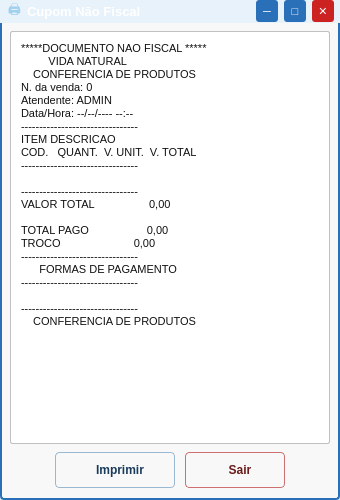
<?xml version="1.0" encoding="UTF-8"?>
<ui version="4.0">
 <class>CupomNaoFiscal</class>
 <widget class="QDialog" name="CupomNaoFiscal">
  <property name="geometry">
   <rect>
    <x>0</x>
    <y>0</y>
    <width>340</width>
    <height>500</height>
   </rect>
  </property>
  <property name="windowTitle">
   <string>Cupom Não Fiscal</string>
  </property>
  <property name="modal">
   <bool>true</bool>
  </property>
  <property name="styleSheet">
   <string notr="true">QDialog { background-color: #e8f2fa; font-family: Arial; }</string>
  </property>

  <layout class="QVBoxLayout" name="mainVLayout">
   <property name="spacing"><number>0</number></property>
   <property name="leftMargin"><number>0</number></property>
   <property name="topMargin"><number>0</number></property>
   <property name="rightMargin"><number>0</number></property>
   <property name="bottomMargin"><number>0</number></property>

   <!-- ══════════════════════════════════════
        BARRA DE TÍTULO
   ══════════════════════════════════════ -->
   <item>
    <widget class="QFrame" name="frameTitleBar">
     <property name="minimumHeight"><number>32</number></property>
     <property name="maximumHeight"><number>32</number></property>
     <property name="styleSheet">
      <string notr="true">
       QFrame#frameTitleBar {
        background: qlineargradient(x1:0, y1:0, x2:0, y2:1,
         stop:0 #3d90d8, stop:1 #1a5fa0);
        border-top-left-radius: 4px;
        border-top-right-radius: 4px;
       }
      </string>
     </property>
     <layout class="QHBoxLayout" name="titleHLayout">
      <property name="spacing"><number>6</number></property>
      <property name="leftMargin"><number>8</number></property>
      <property name="topMargin"><number>0</number></property>
      <property name="rightMargin"><number>6</number></property>
      <property name="bottomMargin"><number>0</number></property>

      <!-- Ícone impressora -->
      <item>
       <widget class="QLabel" name="lblTitleIcon">
        <property name="text"><string>🖨</string></property>
        <property name="maximumWidth"><number>22</number></property>
        <property name="styleSheet">
         <string notr="true">color: #a0d0f0; font-size: 13px;</string>
        </property>
       </widget>
      </item>

      <!-- Título -->
      <item>
       <widget class="QLabel" name="lblTitulo">
        <property name="text"><string>Cupom Não Fiscal</string></property>
        <property name="styleSheet">
         <string notr="true">color: white; font-size: 13px; font-weight: bold;</string>
        </property>
       </widget>
      </item>

      <item>
       <spacer name="titleSpacer">
        <property name="orientation"><enum>Qt::Horizontal</enum></property>
        <property name="sizeHint" stdset="0"><size><width>20</width><height>10</height></size></property>
       </spacer>
      </item>

      <!-- Botões da barra de título -->
      <item>
       <widget class="QPushButton" name="btnMinimizar">
        <property name="text"><string>─</string></property>
        <property name="minimumSize"><size><width>22</width><height>22</height></size></property>
        <property name="maximumSize"><size><width>22</width><height>22</height></size></property>
        <property name="styleSheet">
         <string notr="true">
          QPushButton {
           background-color: #2a70b8;
           border: none;
           border-radius: 3px;
           color: white;
           font-size: 11px;
           font-weight: bold;
          }
          QPushButton:hover  { background-color: #3a85cc; }
          QPushButton:pressed{ background-color: #1a5fa0; }
         </string>
        </property>
       </widget>
      </item>

      <item>
       <widget class="QPushButton" name="btnMaximizar">
        <property name="text"><string>□</string></property>
        <property name="minimumSize"><size><width>22</width><height>22</height></size></property>
        <property name="maximumSize"><size><width>22</width><height>22</height></size></property>
        <property name="styleSheet">
         <string notr="true">
          QPushButton {
           background-color: #2a70b8;
           border: none;
           border-radius: 3px;
           color: white;
           font-size: 11px;
          }
          QPushButton:hover  { background-color: #3a85cc; }
          QPushButton:pressed{ background-color: #1a5fa0; }
         </string>
        </property>
       </widget>
      </item>

      <item>
       <widget class="QPushButton" name="btnFechar">
        <property name="text"><string>✕</string></property>
        <property name="shortcut"><string>Escape</string></property>
        <property name="minimumSize"><size><width>22</width><height>22</height></size></property>
        <property name="maximumSize"><size><width>22</width><height>22</height></size></property>
        <property name="styleSheet">
         <string notr="true">
          QPushButton {
           background-color: #cc2222;
           border: none;
           border-radius: 3px;
           color: white;
           font-size: 11px;
           font-weight: bold;
          }
          QPushButton:hover  { background-color: #e03030; }
          QPushButton:pressed{ background-color: #aa1010; }
         </string>
        </property>
       </widget>
      </item>

     </layout>
    </widget>
   </item>

   <!-- ══════════════════════════════════════
        ÁREA DE CONTEÚDO
   ══════════════════════════════════════ -->
   <item>
    <widget class="QFrame" name="frameConteudo">
     <property name="styleSheet">
      <string notr="true">
       QFrame#frameConteudo {
        background-color: #f8f8f8;
        border: 2px solid #2a70b8;
        border-top: none;
        border-bottom-left-radius: 4px;
        border-bottom-right-radius: 4px;
       }
      </string>
     </property>
     <layout class="QVBoxLayout" name="conteudoVLayout">
      <property name="spacing"><number>8</number></property>
      <property name="leftMargin"><number>8</number></property>
      <property name="topMargin"><number>8</number></property>
      <property name="rightMargin"><number>8</number></property>
      <property name="bottomMargin"><number>10</number></property>

      <!-- ── ÁREA DE TEXTO DO CUPOM ── -->
      <item>
       <widget class="QPlainTextEdit" name="textCupom">
        <property name="styleSheet">
         <string notr="true">
          QPlainTextEdit {
           background-color: #ffffff;
           border: 1px solid #c0c0c0;
           border-radius: 2px;
           font-family: "Courier New", Courier, monospace;
           font-size: 11px;
           color: #111111;
           padding: 6px;
           selection-background-color: #3585c8;
           selection-color: #ffffff;
          }
          QScrollBar:vertical {
           background: #f0f4f8;
           width: 10px;
           margin: 0;
          }
          QScrollBar::handle:vertical {
           background: #a8c4d8;
           border-radius: 4px;
           min-height: 20px;
          }
          QScrollBar::handle:vertical:hover { background: #3585c8; }
          QScrollBar::add-line:vertical,
          QScrollBar::sub-line:vertical { height: 0px; }
         </string>
        </property>
        <property name="readOnly"><bool>true</bool></property>
        <property name="lineWrapMode"><enum>QPlainTextEdit::NoWrap</enum></property>
        <property name="plainText">
         <string>*****DOCUMENTO NAO FISCAL *****
         VIDA NATURAL
    CONFERENCIA DE PRODUTOS
N. da venda: 0
Atendente: ADMIN
Data/Hora: --/--/---- --:--
--------------------------------
ITEM DESCRICAO
COD.   QUANT.  V. UNIT.  V. TOTAL
--------------------------------

--------------------------------
VALOR TOTAL                  0,00

TOTAL PAGO                   0,00
TROCO                        0,00
--------------------------------
      FORMAS DE PAGAMENTO
--------------------------------

--------------------------------
    CONFERENCIA DE PRODUTOS</string>
        </property>
       </widget>
      </item>

      <!-- ── LINHA DE BOTÕES ── -->
      <item>
       <layout class="QHBoxLayout" name="botoesHLayout">
        <property name="spacing"><number>10</number></property>

        <item>
         <spacer name="btnLeftSpacer">
          <property name="orientation"><enum>Qt::Horizontal</enum></property>
          <property name="sizeHint" stdset="0"><size><width>20</width><height>10</height></size></property>
         </spacer>
        </item>

        <!-- Botão Imprimir -->
        <item>
         <widget class="QPushButton" name="btnImprimir">
          <property name="text"><string>   Imprimir</string></property>
          <property name="shortcut"><string>Return</string></property>
          <property name="minimumSize"><size><width>120</width><height>36</height></size></property>
          <property name="styleSheet">
           <string notr="true">
            QPushButton {
             background: qlineargradient(x1:0, y1:0, x2:0, y2:1,
              stop:0 #f0f4f8, stop:1 #d8e8f4);
             border: 1px solid #9ab8d0;
             border-radius: 4px;
             font-size: 12px;
             font-weight: bold;
             color: #1a3a5c;
             padding: 4px 16px;
            }
            QPushButton:hover {
             background: qlineargradient(x1:0, y1:0, x2:0, y2:1,
              stop:0 #e0ecf8, stop:1 #c0d8f0);
             border-color: #6a9ab8;
            }
            QPushButton:pressed {
             background: qlineargradient(x1:0, y1:0, x2:0, y2:1,
              stop:0 #c0d8f0, stop:1 #a0c4e4);
            }
           </string>
          </property>
         </widget>
        </item>

        <!-- Botão Sair -->
        <item>
         <widget class="QPushButton" name="btnSair">
          <property name="text"><string>   Sair</string></property>
          <property name="shortcut"><string>Escape</string></property>
          <property name="minimumSize"><size><width>100</width><height>36</height></size></property>
          <property name="styleSheet">
           <string notr="true">
            QPushButton {
             background: qlineargradient(x1:0, y1:0, x2:0, y2:1,
              stop:0 #fce8e8, stop:1 #f0cccc);
             border: 1px solid #cc7070;
             border-radius: 4px;
             font-size: 12px;
             font-weight: bold;
             color: #6a1a1a;
             padding: 4px 16px;
            }
            QPushButton:hover {
             background: qlineargradient(x1:0, y1:0, x2:0, y2:1,
              stop:0 #f8d8d8, stop:1 #e8b8b8);
             border-color: #aa4444;
            }
            QPushButton:pressed {
             background: qlineargradient(x1:0, y1:0, x2:0, y2:1,
              stop:0 #e8b8b8, stop:1 #d09898);
            }
           </string>
          </property>
         </widget>
        </item>

        <item>
         <spacer name="btnRightSpacer">
          <property name="orientation"><enum>Qt::Horizontal</enum></property>
          <property name="sizeHint" stdset="0"><size><width>20</width><height>10</height></size></property>
         </spacer>
        </item>

       </layout>
      </item>

     </layout>
    </widget>
   </item>

  </layout>
 </widget>

 <resources/>
 <connections>
  <connection>
   <sender>btnSair</sender>
   <signal>clicked()</signal>
   <receiver>CupomNaoFiscal</receiver>
   <slot>reject()</slot>
  </connection>
  <connection>
   <sender>btnFechar</sender>
   <signal>clicked()</signal>
   <receiver>CupomNaoFiscal</receiver>
   <slot>reject()</slot>
  </connection>
  <connection>
   <sender>btnImprimir</sender>
   <signal>clicked()</signal>
   <receiver>CupomNaoFiscal</receiver>
   <slot>accept()</slot>
  </connection>
 </connections>
</ui>
